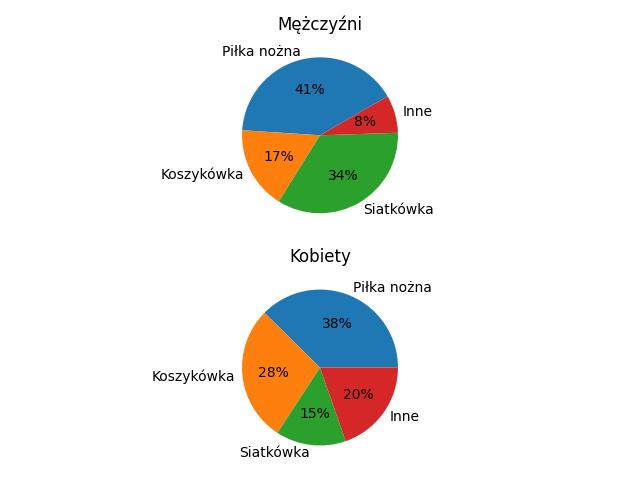

Write the Python code that produced this figure.
import matplotlib.pyplot as plt
import numpy as np
import pandas as pd

dane = pd.read_csv("sport1.csv", sep="_")
m = dane[dane["Płeć"]=="M"]
k = dane[dane["Płeć"]=="K"]
et = m["Sport"]
plt.subplot(2, 1, 1)
plt.title("Mężczyźni")
plt.pie(m["Popularność"], autopct='%1.0f%%', labels=et, startangle=30)
plt.subplot(2, 1, 2)
plt.title("Kobiety")
plt.pie(k["Popularność"], autopct='%1.0f%%', labels=et)
plt.tight_layout()
plt.savefig("zad3.jpg")
plt.show()